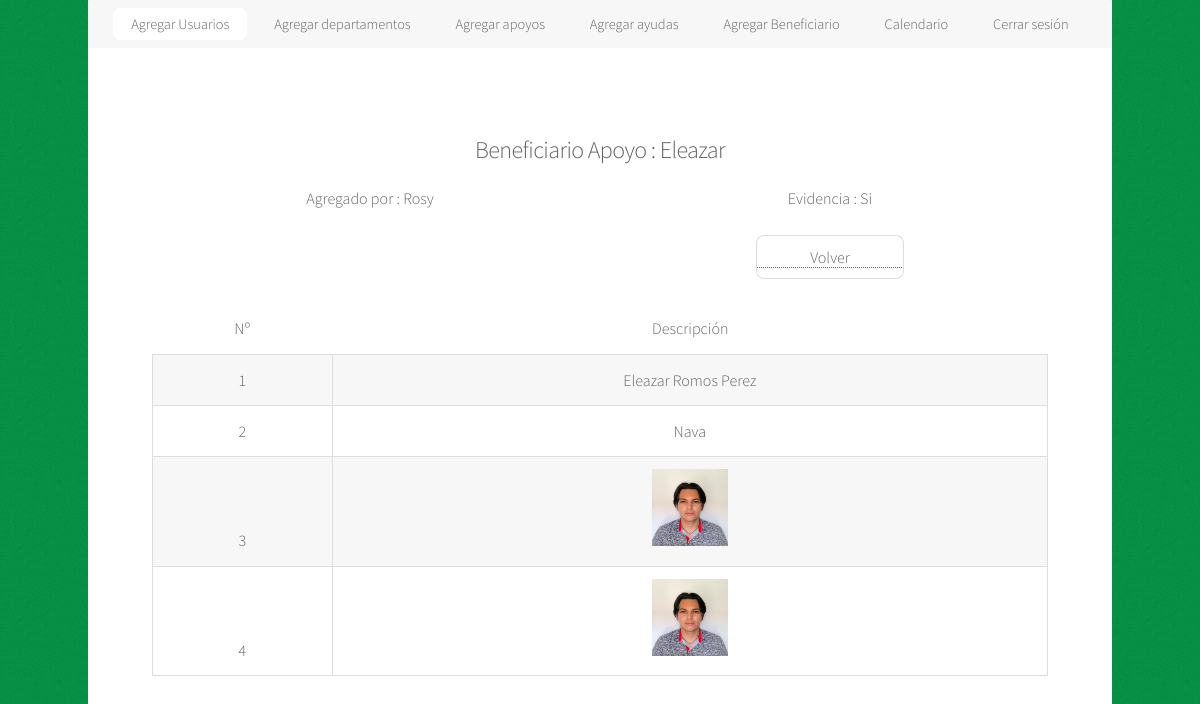
The app's page /nava/beneficiarios_consultar.php?datos=31 (signed in) with its own data.
### tables this page shows
CREATE TABLE `beneficiarios` (
  `id` int(11) NOT NULL,
  `nombres` varchar(100) NOT NULL,
  `tipo` varchar(100) NOT NULL,
  `idBen` int(11) NOT NULL,
  `admin` int(11) DEFAULT NULL,
  `evidencia` text DEFAULT NULL,
  `fecha_evidencia` datetime NOT NULL DEFAULT current_timestamp(),
  `usuario_evidencia` int(11) DEFAULT NULL
);

CREATE TABLE `beneficiarios_detalle` (
  `id` int(11) NOT NULL,
  `idben` int(11) DEFAULT NULL,
  `campo` varchar(100) NOT NULL,
  `imagen` varchar(100) NOT NULL,
  `estatus` varchar(100) NOT NULL DEFAULT 'Activo'
);

### Conexion.php (called while the page is built, shortened)
<?PHP
class Conexion{
	public function getConection ()	{
			$usr  = "root";
			$pwd  = "";
			$host = "localhost";
			$db   = "nava";
	     	 try {
			       $conexion = new PDO("mysql:host=$host;dbname=$db;",$usr,$pwd);
		           }
		        catch(PDOException $e){
					try {
						$usr  = "";
						$pwd  = "";
						$host = "";
						$db   = "";
						$conexion = new PDO("mysql:host=$host;dbname=$db;",$usr,$pwd);
					}
					catch(PDOException $e){
					    echo "Failed to get DB handle: " . $e->getMessage();
						exit;
						}
	            }
	        return $conexion;
	}
	public function Buscar_Instruccion($consulta_sql)
	{
			$conexion = $this->getConection();
	        $rows = array();
			$query=$conexion->prepare($consulta_sql);
			if(!$query)
			{
	         	return "Error al mostrar";
	        }
			else
			{
	        	$query->execute();
	        	while ($result = $query->fetch())
				{
	            	$rows[] = $result;
	          	}
	            return $rows;
	        }
	}
}
?>

### nava/beneficiarios_consultar.php (the view, shortened to what this page needs)
<?php
require("../Conexion.php");
$objeto = new Conexion();
$DesBenef	=	$_POST['inpBen'];
$IdApoAyu	=	$_POST['inpApoAyu'];
if($DesBenef != ""){$FilDesBenef="and b.nombres like '".$DesBenef."%'";}else{$FilDesBenef="";}
if($IdApoAyu != ""){
	$ArrIdApoAyu	=	explode("|",$IdApoAyu);
	$FilIdApoAyu="and b.tipo='".$ArrIdApoAyu[0]."' and b.idBen =".$ArrIdApoAyu[1]."";
}else{$FilIdApoAyu="";}
$query_beneficiarios="
select b.*,u.usuarios
from  beneficiarios b, admin u
where
b.admin=u.id
".$FilDesBenef."
".$FilIdApoAyu."
";
$rs_beneficiarios = $objeto->Buscar_Instruccion($query_beneficiarios);
$query_apoyoayuda="
select * from
(
(select 'Ayuda' as tipox,ay.id,ay.ayuda as descripcion,ay.idDep,ay.cantidad,ay.campos,ay.tipo,ay.admin,ay.estatus,d.departamento
from ayudas ay, dep d
where
ay.idDep=d.id
and ay.estatus = 'Activo')
union all
(select 'Apoyo' as tipox,ap.id,ap.apoyo as descripcion,ap.idDep,ap.cantidad,ap.campos,ap.tipo,ap.admin,ap.estatus,d.departamento
from apoyos ap, dep d
where
ap.idDep=d.id
and ap.estatus = 'Activo')
) ayuapo
where
estatus = 'Activo'
";
$rs_apoyoayuda = $objeto->Buscar_Instruccion($query_apoyoayuda);
 ?>
<!DOCTYPE HTML>
<html>
	<head>
		<link rel="stylesheet" href="assets/css/main.css?rand=<?php echo rand(0,99999)?>" />
	</head>
	<body class="is-preload">
			<div id="wrapper">
					<?php include("menus.php");?>
					<div id="main">
							<section id="content" class="main">
 									<?php if ( !isset($_GET["datos"]) ){ ?>
									<section align="center">
										<h2>Consultar Beneficiarios</h2>
									</section>
                                    <section align="center">
                                        <form method="post" action="<?php echo $_SERVER['PHP_SELF']; ?>">
                                            <div class="row gtr-uniform">
                                            	<div class="col-6">
                                                    <input type="text" name="inpBen" id="inpBen" value="<?php echo $_POST["inpBen"]; ?>"  onkeypress="return longitud(this, 150) && validar(event,'letras','áéíóú ')" placeholder="Nombre del Beneficiario" />
                                                </div>
                                              <div class="col-3">
                                                <select  name="inpApoAyu" id="inpApoAyu"   >
                                                <option value="">- Ayuda / Apoyo -</option>
                                                <?php
												foreach ($rs_apoyoayuda as $rs_apoyoayuda_rows){
													$tipox 			=	$rs_apoyoayuda_rows['tipox'];
													$descripcionx 	=	$rs_apoyoayuda_rows['descripcion'];
													$idx		  	= 	$rs_apoyoayuda_rows['id'];
													$indexx			=	$tipox."|".$idx;
													if($indexx == trim($_POST['inpApoAyu'])){$SelApoAyu="selected";}else{$SelApoAyu="";}
													echo '<option '.$SelApoAyu.' value="'.$indexx.'">'.$tipox." : ".$descripcionx.'</option>';
												}
												?>
                                                </select>
                                                </div>
												<?php
												if ( isset($_SESSION['Campo0']) ):
												 ?>
                                                    <div class="col-3">
                                                    <input  name="btnBen" id="btnBen" type="submit" value="Buscar" class="primary"   />
                                                    </div>
												<?php endif; ?>
                                            </div>
                                          <br>
                                          <br>
                                          <div class="table-wrapper">
    											<table class="alt">
    												<thead>
    													<tr>
    													  <td>N&ordm;</td>
    													  <td>Tipo</td>
    													  <td>Beneficiario</td>
                                                            <td>Agregado por</td>
															<td>Apoyo / Ayuda</td>
															<td>Acciones</td>
    													</tr>
    												</thead>
    												<tbody>
														<?php
														$FilBen=0;
														foreach ($rs_beneficiarios as $rs_beneficiarios_rows){
														$FilBen++;
														$idBen	=	$rs_beneficiarios_rows["idBen"];
														if(trim($rs_beneficiarios_rows["tipo"]) == 'Apoyo'){
															$query_apoyo=" select apoyo from apoyos where id=".$idBen;
															$rs_apoyo = $objeto->Buscar_Instruccion($query_apoyo);
															$tipoapoayu	=	$rs_apoyo[0]["apoyo"];
														}elseif(trim($rs_beneficiarios_rows["tipo"]) == 'Ayuda'){
															$query_ayuda=" select ayuda from ayudas where id=".$idBen;
															$rs_ayuda = $objeto->Buscar_Instruccion($query_ayuda);
															$tipoapoayu	=	$rs_ayuda[0]["ayuda"];
														}
														?>
											            <tr>
                                                            <td><?php echo $FilBen;?></td>
                                                            <td><?php echo $rs_beneficiarios_rows["tipo"]; ?></td>
                                                            <td><?php echo $rs_beneficiarios_rows["nombres"]; ?></td>
                                                            <td><?php echo $rs_beneficiarios_rows["usuarios"]; ?></td>
                                                            <td><?php echo $tipoapoayu; ?></td>
                                                            <td>
                                                            <a href="beneficiarios_consultar.php?datos=<?php echo $rs_beneficiarios_rows[0]; ?>"><input type="button" value="Informaci&oacute;n"></a>
                                                            <a style="display:none" href="beneficiarios.php?beneficiario=<?php echo $rs_beneficiarios_rows[0]; ?>"><input type="button" value="Entregas"></a>
                                                            <?php if ( $rs_beneficiarios_rows["estatus"] == "Activo" ): ?>
                                                            <a style="display:none" href="beneficiarios.php?idDesactivar=<?php echo $rs_beneficiarios_rows[0]; ?>"><input type="button" value="Desactivar"></a>
                                                            <?php endif; ?>
                                                            <?php if ( $rs_beneficiarios_rows["estatus"] != "Activo" ): ?>
                                                            <a style="display:none" href="beneficiarios.php?idActivar=<?php echo $rs_beneficiarios_rows[0]; ?>"><input type="button" value="Activar"></a>
                                                            <?php endif; ?>
                                                            </td>
											            </tr>
											            <?php } ?>
    												</tbody>
    											</table>
                                          </div>
                                      </form>
                                    </section>
                                    <?php
									}else{
									$beneficiario	=	abs($_GET["datos"]);
									$query_beneficiario =  "select b.*,a.usuarios
									from beneficiarios b, admin a
									where
									b.admin=a.id
									and b.id=".$beneficiario;
									$rs_beneficiario = $objeto->Buscar_Instruccion($query_beneficiario);
									$tipo		=	trim($rs_beneficiario[0]['tipo']);
									$nombres	=	trim($rs_beneficiario[0]['nombres']);
									$usuarios	=	trim($rs_beneficiario[0]['usuarios']);
									$evidencia	=	trim($rs_beneficiario[0]['evidencia']);
									if($evidencia != ""){$estado_evidencia="Si";}else{$estado_evidencia="No";}
									$query_beneficiario_det =  "select  *
									from beneficiarios_detalle
									where
									idben=".$beneficiario;
									$rs_beneficiario_det = $objeto->Buscar_Instruccion($query_beneficiario_det);
									?>
                                    <section align="center">
										<h2>Beneficiario <?php echo $tipo;?> : <?php echo $nombres;?> </h2>
									</section>
                                    <section align="center">
                                    <form method="post" action="<?php echo $_SERVER['PHP_SELF']; ?>">
                                        <div class="row gtr-uniform">
                                             <div class="col-6">
                                           	 	Agregado por : <?php echo $usuarios;?>
                                             </div>
                                             <div class="col-6">
                                           	 	Evidencia : <?php echo $estado_evidencia;?>
                                             </div>
                                             <div class="col-6">
                                             </div>
                                             <div class="col-6">
                                             <a href="beneficiarios_consultar.php"><input type="button" value="Volver"></a>
                                             </div>
                                             <div class="col-12">
                                           	 	 <table class="alt">
                                                    <thead>
                                                        <tr>
                                                            <td>N&ordm;</td>
                                                            <td>Descripci&oacute;n</td>
                                                        </tr>
                                                    </thead>
                                                    <tbody>
                                                    	<?php
														$FilBenDet=0;
                                                        foreach ($rs_beneficiario_det as $rs_beneficiario_det_rows){
															$FilBenDet++;
															$campo 		=	$rs_beneficiario_det_rows['campo'];
															$imagen	 	=	$rs_beneficiario_det_rows['imagen'];
														?>
                                                        <tr>
                                                        	<td><?php echo $FilBenDet;?></td>
                                                            <td>
															<?php
															if($campo != ""){
															echo $campo;
															}else{
															?>
                                                            <img width="76" height="77" src="<?php echo $imagen;?>">
                                                            <?php } ?>
                                                            </td>
                                                        </tr>
                                                        <?php
														}
														?>
                                                    </tbody>
    											</table>
                                             </div>
                                         </div>
                                    </form>
                                    </section>
 									<?php }  ?>
                            </section>
					</div>
			</div>
	</body>
</html>

### nava/menus.php (shortened to what this page needs)
<nav id="nav">
<?php if( $_SESSION['usuario_tipo'] == 3){ ?>
    <ul>
        <li><a href="apoyos.php"  class="active">Agregar apoyos</a></li>
        <li><a href="ayudas.php" >Agregar ayudas</a></li>
        <li class="dropdown">
                <a href="#" class="dropbtn " >Agregar Beneficiario</a>
                <div class="dropdown-content">
                    <a href="beneficiarios_agregar.php"> Agregar </a>
                    <a href="beneficiarios_consultar.php"> Consultar </a>
                    <a href="evidencias.php"> Evidencias </a>
                </div>
        </li>
        <li><a href="../calendario/index.php">Calendario</a></li>
        <li><a href="cerrar.php" >Cerrar sesi&oacute;n</a></li>
    </ul>
<?php }else{ ?>
    <ul>
        <li><a href="usuarios.php"  class="active">Agregar Usuarios </a></li>
        <li><a href="departamentos.php">Agregar departamentos</a></li>
        <li><a href="apoyos.php" >Agregar apoyos</a></li>
        <li><a href="ayudas.php" >Agregar ayudas</a></li>
        <li class="dropdown">
                <a href="#" class="dropbtn " >Agregar Beneficiario</a>
        </li>
        <li><a href="../calendario/index.php">Calendario</a></li>
        <li><a href="cerrar.php" >Cerrar sesi&oacute;n</a></li>
    </ul>
<?php }?>
</nav>

### records on screen
beneficiarios: tipo "Apoyo", nombres "Eleazar", admin.usuarios "Rosy", evidencia "Si"
beneficiarios_detalle: campo "Eleazar Romos Perez"
beneficiarios_detalle: campo "Nava"
beneficiarios_detalle: imagen (picture)
beneficiarios_detalle: imagen (picture)
